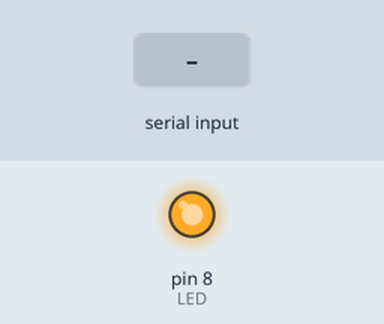
Recording of a sketch running on a simulated Arduino Uno, built with avr-gcc and run on an emulated ATmega328P. Parts: output pins drawn as LEDs (lit = HIGH). The inputs (shaded band) are chosen by the test bench. What the sketch prints to the serial monitor is not drawn.

Above: at 1.2 s.
1.3 s: "0" received over the second serial link
Timing chart, 0 to 4.3 s (numbered marks = the images above; inputs shaded):
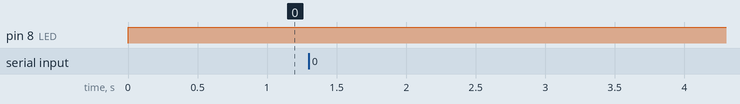

The sketch:

P3U2.ino
```cpp
#include <SoftwareSerial.h>
String data;
const int LED = 8;
SoftwareSerial BT(10, 11);
void setup() {
  // put your setup code here, to run once:
  Serial.begin(9600);
  BT.begin(9600);
  pinMode(LED, OUTPUT);
}

void loop() {
  // put your main code ere, to run repeatedly:
  digitalWrite(LED, HIGH);
  if (BT.available()) {
    data = BT.readString();
    Serial.println(data);
    if (data == "1") {
      digitalWrite(LED, HIGH);
    } else if (data == "0") {
      digitalWrite(LED, LOW);
    }
  }
}
```
